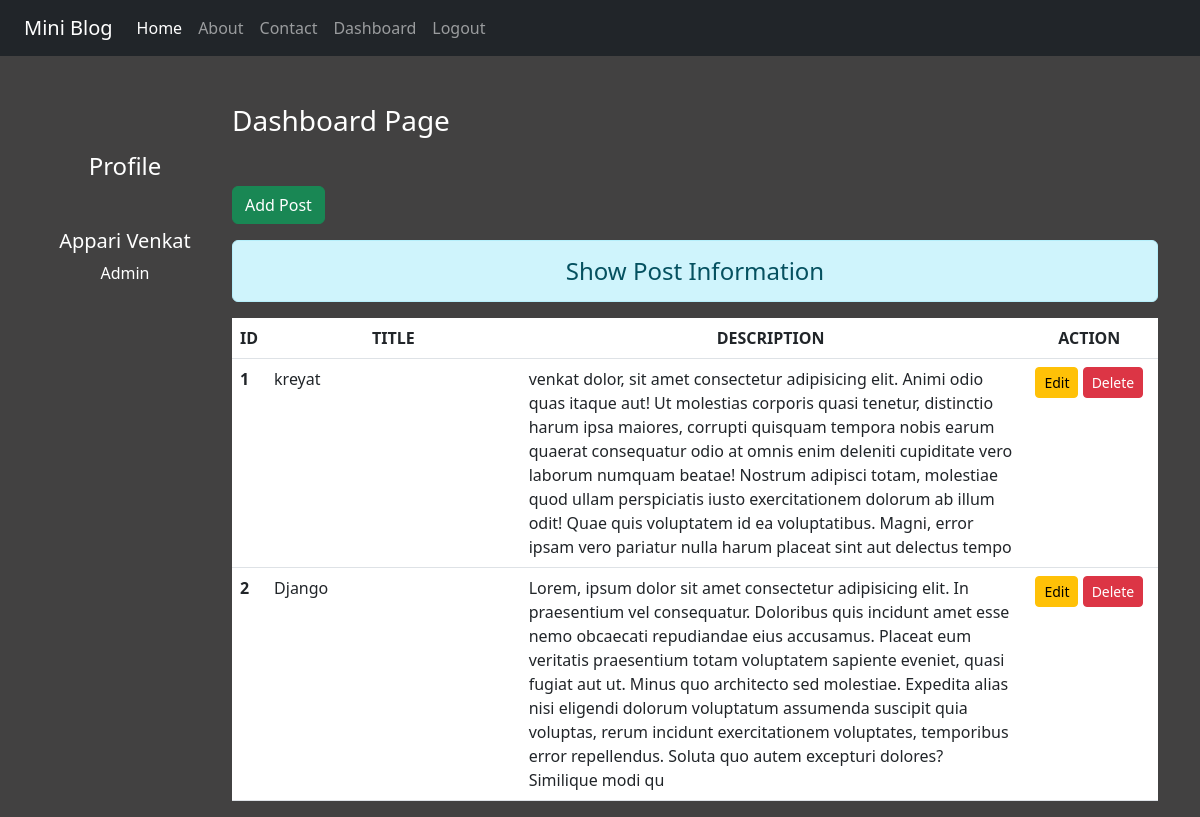
The page /dashboard (signed in) on the database its author committed.
### blog/models.py (models this page shows)
class Blog(models.Model):
    title = models.CharField(max_length=30)
    desc = models.TextField(max_length=500)

### blog/views.py (the view)
# urls.py: path('dashboard', dashboard, name='dashboard'),
def dashboard(request):
    if request.user.is_authenticated:
        post = Blog.objects.all()
        user = request.user
        full_name = user.get_full_name()
        grps = user.groups.all()
        return render(request, 'dashboard.html', {'post':post, 'full_name':full_name,'group':grps})
    else:
        return redirect('login')

### blog/templates/dashboard.html (shortened to what this page needs)
{% extends "base.html" %}
{% block side %}
<div class="col-sm-2 text-white my-5 text-center">
    <h4 class="my-5">Profile</h4>
    <h5>{{full_name|title}}</h5>
    {% for g in group %}
        <p>{{g.name}}</p>
    {% endfor %}
</div>
{% endblock side %}
{% block content %}
<div class="col-sm-10">
    <h3 class='text-white my-5'>Dashboard Page</h3>
    <a href="{% url 'addpost' %}" class='btn btn-success'>Add Post</a>
    <h4 class='text-center alert alert-info mt-3'>Show Post Information</h4>
    {% if post %}
    <table class="table table-hover bg-white">
        <thead>
            <tr class='text-center'>
                <th scope='col' style="width:2%">ID</th>
                <th scope='col' style="width:28%">TITLE</th>
                <th scope='col' style="width:55%">DESCRIPTION</th>
                <th scope='col' style="width:15%">ACTION</th>
            </tr>
        </thead>
        <tbody>
            {% for p in post %}
                <tr>
                    <th scope='row'>{{p.id}}</th>
                    <td>{{p.title}}</td>
                    <td>{{p.desc}}</td>
                    <td class='text-center'>
                        <a href="{% url 'updatepost' p.id %}" class="btn btn-warning btn-sm">Edit</a>
                        {% if perms.blog.delete_blog %}
                        <form action="{% url 'delete' p.id %}" method="post" class='d-inline'>
                            <input type="submit" class='btn btn-danger btn-sm' value="Delete">
                        </form>
                        {% endif %}
                    </td>
                </tr>
            {% endfor %}
        </tbody>
    </table>
    {% endif %}
</div>
{% endblock content %}

### blog/templates/base.html (shortened to what this page needs)
<!DOCTYPE html>
{% load static %}
<html lang="en">
<head>
    <link rel="stylesheet" href="{% static 'css/bootstrap.css' %}">
    <link rel="stylesheet" href="{% static 'css/style.css' %}">
</head>
<body>
    <div class="container-fluid bg-dark">
        {% include 'navbar.html' %}
    </div>
    <div class="container">
        <div class="row">
            {% block side %}
            {% endblock side %}
            {% block content %}
            {% endblock content %}
        </div>
    </div>
</body>
</html>

### blog/templates/navbar.html (shortened to what this page needs)
<nav class="navbar navbar-expand-lg bg-dark navbar-dark">
    <div class="container-fluid">
      <a class="navbar-brand" href="#">Mini Blog</a>
      <div class="collapse navbar-collapse text-white" id="navbarNav">
        <ul class="navbar-nav">
          <li class="nav-item">
            <a class="nav-link active" aria-current="page" href="{% url 'home' %}">Home</a>
          </li>
          <li class="nav-item">
            <a class="nav-link" href="{% url 'about' %}">About</a>
          </li>
          <li class="nav-item">
            <a class="nav-link" href="{% url 'contact' %}">Contact</a>
          </li>
          {% if request.user.is_authenticated %}
            <li class="nav-item">
              <a class="nav-link" href="{% url 'dashboard' %}">Dashboard</a>
            </li>
            <li class="nav-item">
              <a class="nav-link" href="{% url 'logout' %}">Logout</a>
            </li>
          {% endif %}
        </ul>
      </div>
    </div>
  </nav>

### blog/static/css/style.css (style rules this page uses)
body { background-color: rgb(66, 65, 65); }

### rows shown on the page
Blog: id "1", title "kreyat", desc "venkat dolor, sit amet consectetur adipisicing elit. Animi odio quas itaque aut! Ut molestias corporis quasi tenetur, distinctio harum ipsa maiores, corrupti quisquam tempora nobis earum quaerat consequatur odio at omnis enim deleniti cupiditate vero laborum numquam beatae! Nostrum adipisci totam, molestiae quod ullam perspiciatis iusto exercitationem dolorum ab illum odit! Quae quis voluptatem id ea voluptatibus. Magni, error ipsam vero pariatur nulla harum placeat sint aut delectus tempo"
Blog: id "2", title "Django", desc "Lorem, ipsum dolor sit amet consectetur adipisicing elit. In praesentium vel consequatur. Doloribus quis incidunt amet esse nemo obcaecati repudiandae eius accusamus. Placeat eum veritatis praesentium totam voluptatem sapiente eveniet, quasi fugiat aut ut. Minus quo architecto sed molestiae. Expedita alias nisi eligendi dolorum voluptatum assumenda suscipit quia voluptas, rerum incidunt exercitationem voluptates, temporibus error repellendus. Soluta quo autem excepturi dolores? Similique modi qu"

### other values the page prints
{{ full_name|title }} "Appari Venkat"
{{ g.name }} "Admin"
